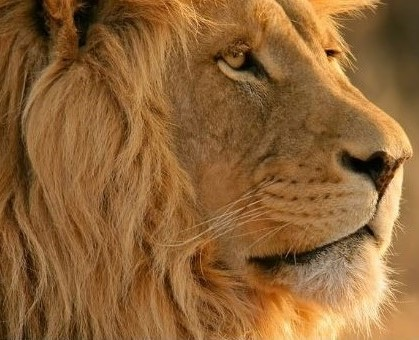
#> input picture before.JPG, 419 x 340 px, found by its file name
$ jupyter execute Edge_detection_with_sobel.ipynb
#> lines starting #> are read from the running program, lines starting #| are printed output that depends on the picture
<a href="https://colab.research.google.com/github/Namyalg/MLH_script/blob/master/Edge_detection_with_sobel.ipynb" target="_parent"></a>

[cell 1]
#Import and dependencies
import numpy as np
import cv2

[cell 2]
#Google Colab does not support cv.imshow(), hence the change
from google.colab.patches import cv2_imshow
from math import sqrt, atan

[cell 3]
#This script can be used for edge-detection without the use of any inbuilt openCV libraries
#Here the sobel filter is applied after blurring the image.

kernelblur = np.array([1/16, 1/8, 1/16, 1/8, 1/4, 1/8, 1/16, 1/8, 1/16]).reshape(3, 3)
kernelsobelX = np.array([-1, -2, -1, 0, 0, 0, 1, 2, 1]).reshape(3, 3)
kernelsobelY = kernelsobelX.transpose()

[cell 4]
def convolute(img, kernel, height, width):
  pixels = []
  #pixels are extracted from the image converted to grayscale
  for i in range(height):
    for j in range(width):
      pixels.append(img[i, j])

  #The pixels array is resized in accordance with the size of the image
  pixels = np.array(pixels).reshape(height, width)

  #To handle the edge cases, sentinel values are used
  #The pixels array is bound by zeros on all edges

            # 00000000
            # 0PIXELS0
            # 00000000
  #This is done to ensure that the kernel is applied to all the pixels
  #Sentinel values to ensure the edges arent missed out
  #Along the rows and columns
  pixels = np.insert(pixels, [0, height], np.zeros(len(pixels[0])), axis = 0)
  pixels = np.insert(pixels, [0, width], np.zeros((len(pixels[:, 0]), 1)), axis = 1)
  apply_filter = []
  for i in range(1, height):
    for j in range(1, width):
      temp = pixels[i:i+3, j:j+3]
      product = np.multiply(temp, kernel)
      apply_filter.append(sum(sum(product)))

  #The pixels are converted back to the image
  #The size of the image reduces on applying convolution
  apply_filter = np.array(apply_filter).reshape(height-1, width-1)
  return(apply_filter)

[cell 5]
def sobel(img):
  height = img.shape[0]
  width = img.shape[1]

  #The image is blurred, so the noise is removed
  blur = convolute(img, kernelblur, height, width)

  height = height - 1
  width = width - 1

  #The sobel filter is applied in the X and Y direction separately
  convoluted_Y = convolute(blur, kernelsobelX, height, width)
  convoluted_X = convolute(blur, kernelsobelY, height, width)

  #Every pixel in convoluted_X can be called gx, in convoluted_Y can be called gy,
  #The resultant will be sqrt(pow(gx**2) + pow(gy**2))
  resultant = []
  for i in range(height - 1):
    for j in range(width - 1):
      in_x = pow(convoluted_X[i, j], 2)
      in_y = pow(convoluted_Y[i, j], 2)
      gradient = sqrt(in_x + in_y)
      resultant.append(gradient)
  resultant = np.array(resultant).reshape(height - 1, width - 1)
  cv2_imshow(resultant)

[cell 6]
if __name__ == "__main__":
    #The 0, converts the image to grayscale
    colored = cv2.imread("/content/before.jpg")
#> colored is the input picture: shape (340, 419, 3); mean B, G, R 53.9, 99.7, 142.5
    cv2_imshow(colored)
    print("\n\nColored Image\n\n")
    img = cv2.imread("/content/before.jpg", 0)
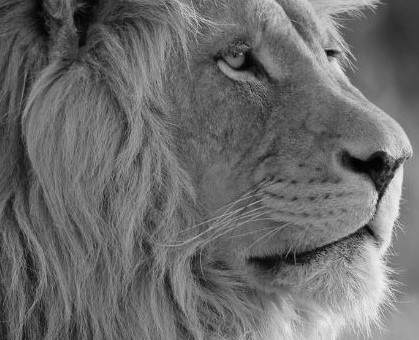
#> img: shape (340, 419); min 0, max 242, mean 107.3
    cv2_imshow(img)
    print("\n\nGrayscale Image\n\n")
    sobel(img)
#> after the loop in convolute, `for i in range(height):`: pixels = 142460 items
#> in convolute, `pixels = np.insert(pixels, [0, width], np.zeros((len(pixels[:, 0]), 1)..`:
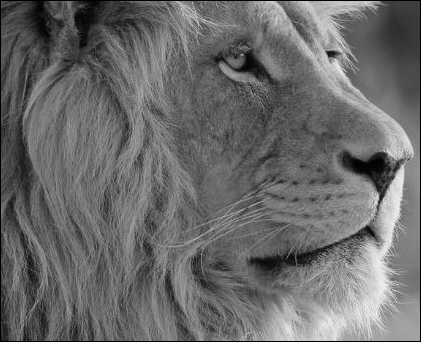
#> pixels: shape (342, 421); min 0, max 242, mean 106.2
#> after the loop in convolute, `for i in range(1, height):`: apply_filter = 141702 items
#> in convolute, `apply_filter = np.array(apply_filter).reshape(height-1, width-1)`:
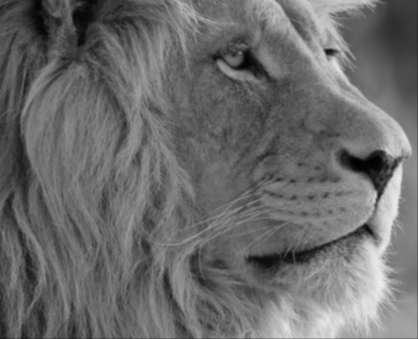
#> apply_filter: shape (339, 418) float64; min 2, max 237.7, mean 107.2
#> call 2 of convolute, with kernel = array of shape (3, 3), height = 339, width = 418
#> in convolute (call 2), `pixels = np.insert(pixels, [0, width], np.zeros((len(pixels[:, 0]), 1)..`:
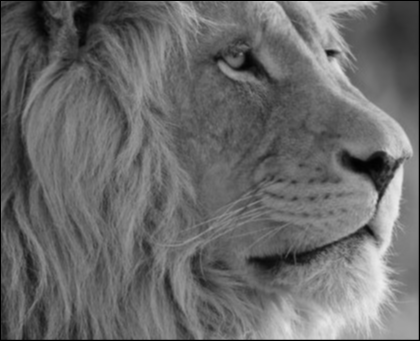
#> pixels: shape (341, 420) float64; min 0, max 237.7, mean 106.1
#> after the loop in convolute (call 2), `for i in range(1, height):`: apply_filter = 140946 items
#> in convolute (call 2), `apply_filter = np.array(apply_filter).reshape(height-1, width-1)`:
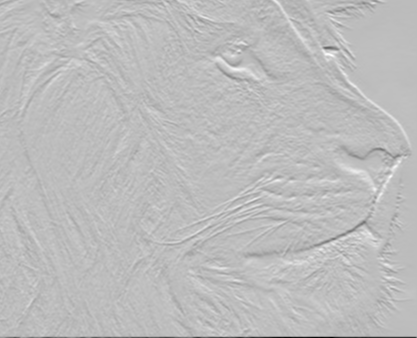
#> apply_filter: shape (338, 417) float64; min -884.8, max 309.4, mean -1.4; drawn with min black and max white
#> call 3 of convolute, with kernel = array of shape (3, 3), height = 339, width = 418
#> in convolute (call 3), `apply_filter = np.array(apply_filter).reshape(height-1, width-1)`:
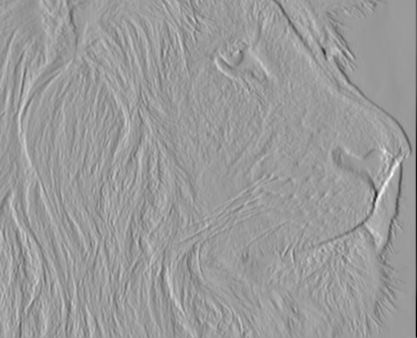
#> apply_filter: shape (338, 417) float64; min -648.3, max 420.8, mean -0.6; drawn with min black and max white
#> in sobel, `resultant = np.array(resultant).reshape(height - 1, width - 1)`:
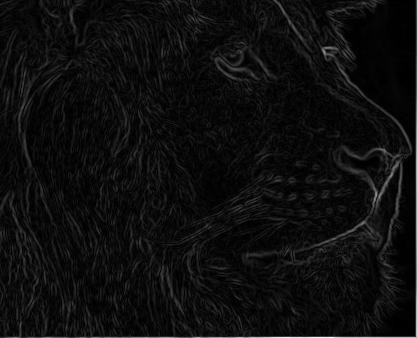
#> resultant: shape (338, 417) float64; min 0, max 884.9, mean 48.8; drawn with min black and max white
    print("\n\nImage after edge detection")

$ run again, with Lion.JPG copied over before.JPG
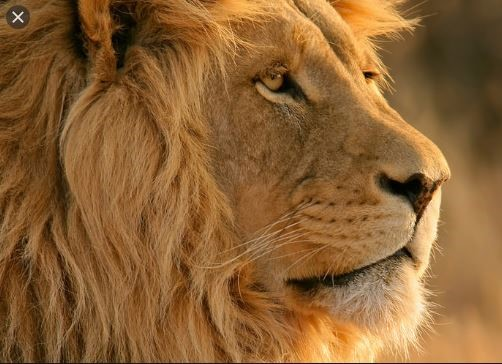
#> input picture Lion.JPG, 502 x 364 px, found by its file name
#> colored is the input picture: shape (364, 502, 3); mean B, G, R 51.9, 97.4, 139.3
#> after the loop in convolute, `for i in range(height):`: pixels = 182728 items
#> after the loop in convolute, `for i in range(1, height):`: apply_filter = 181863 items
#> in convolute (call 3), `apply_filter = np.array(apply_filter).reshape(height-1, width-1)`:
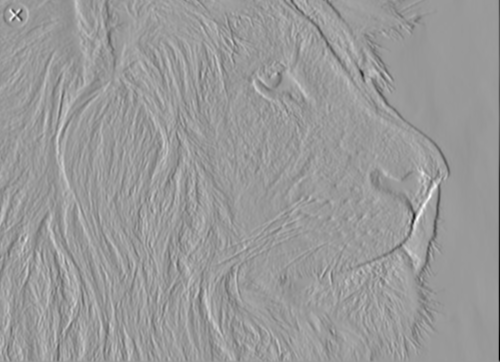
#> apply_filter: shape (362, 500) float64; min -636.8, max 419.3, mean -0.6; drawn with min black and max white
#> after the loop in sobel, `for i in range(height - 1):`: resultant = 181000 items
#> in sobel, `resultant = np.array(resultant).reshape(height - 1, width - 1)`:
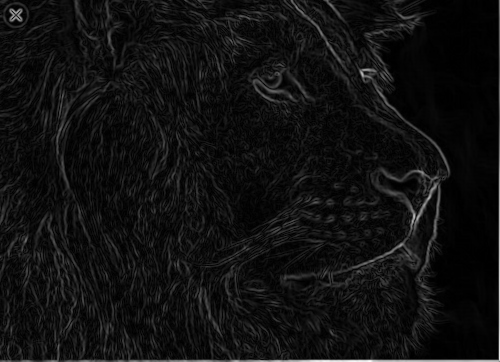
#> resultant: shape (362, 500) float64; min 0, max 687.8, mean 45.5; drawn with min black and max white
